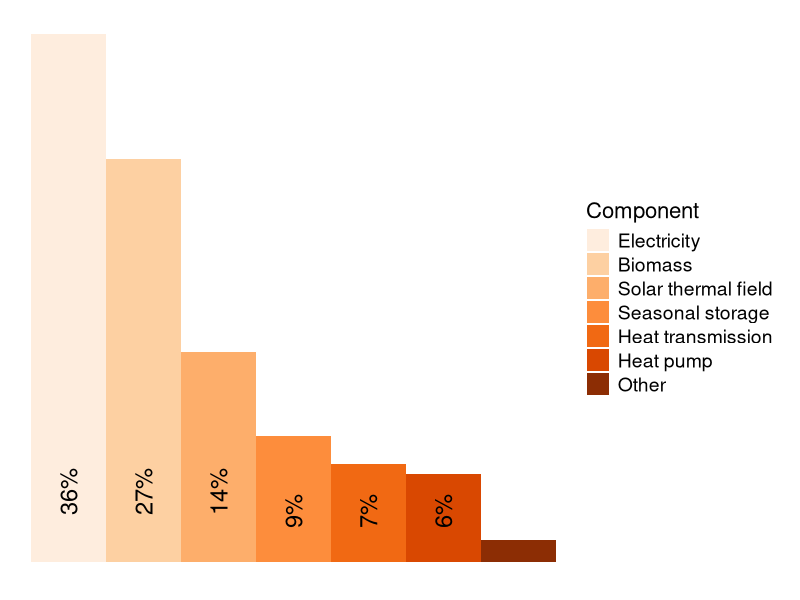
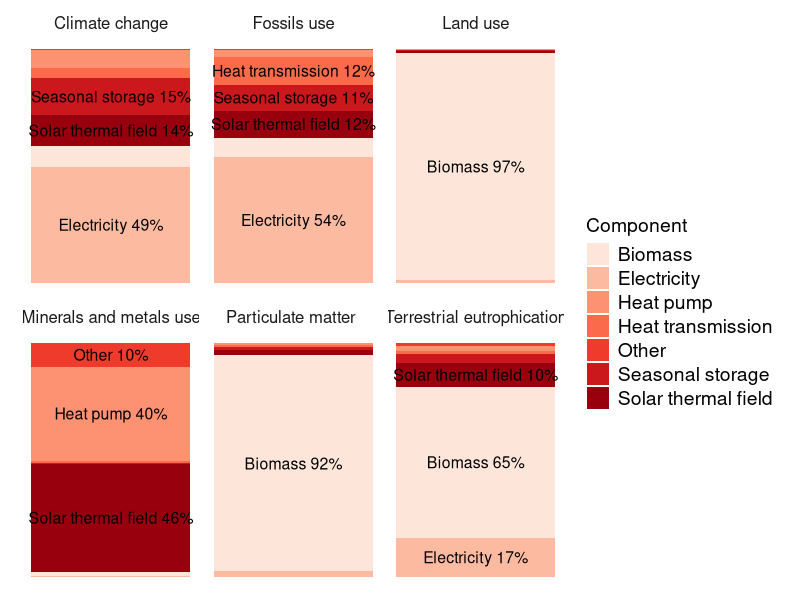
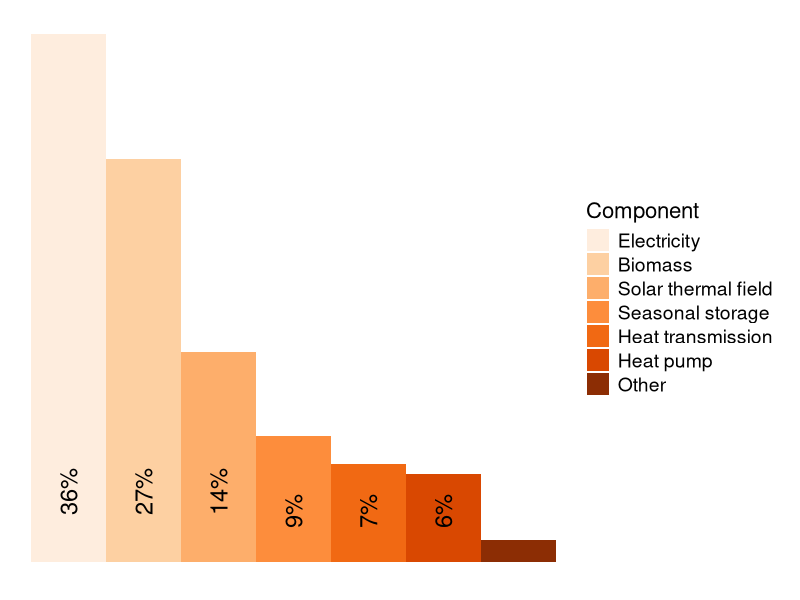
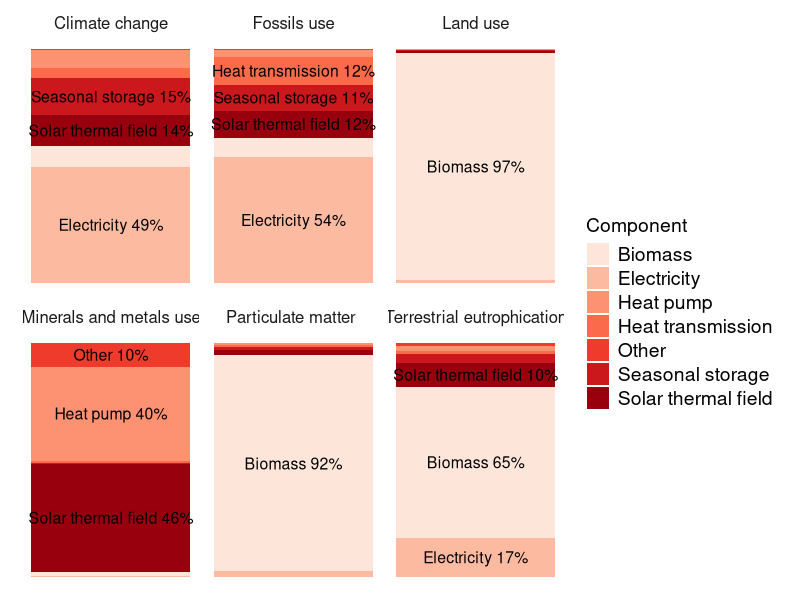

Write R code to recreate these figures, in order. (Note: this script raises an error after producing the figures.)
## ---- chunk 1
library(readr)
library(tidyr)
library(ggplot2)
library(dplyr)
library(stringr)
library(RColorBrewer)
library(ggrepel)
## ---- chunk 2
data <- read_delim("data/PWRG 1 Elke Michlmayr_ Result data for charts - Fig 2 final.csv")

data$Component <- factor(data$Component, levels = data$Component[order(data$Value, decreasing = TRUE)])

data$percentage <- data$Value / sum(data$Value) * 100
data$label <- ifelse(data$percentage >= 5, 
                     paste0(round(data$percentage, 0), "%"), 
                     data$label <- ifelse(data$percentage >= 5, 
                                          paste0(round(data$percentage, 1), "%"), 
                                          ""))

# Create the pie chart without the circle outline
ggplot(data, aes(x = Component, y = Value, fill = Component)) +
  geom_bar(stat = "identity", width = 1) +
  theme_minimal() +
  theme(axis.text.x = element_blank(),  # Hide x-axis labels
        axis.title.x = element_blank(),  # Hide x-axis title
        axis.text.y = element_blank(),  # Hide y-axis labels
        axis.title.y = element_blank(),  # Hide y-axis title
        axis.ticks = element_blank(),    # Remove axis ticks
        panel.grid = element_blank(),    # Remove grid lines
        panel.border = element_blank(),
        legend.title = element_text(size = 16),  # Title of the legend
        legend.text = element_text(size = 14),    # Items in the legend
        plot.margin = unit(c(0.2, 0.5, 0.2, 0.5), "cm")  # top, right, bottom, left
        ) +
  geom_text(aes(label = label), 
            angle = 90,
            vjust = 0.5,
            y = 0,
            hjust = -1,
            size = 6
            ) +
  scale_fill_brewer(palette = "Oranges")
ggsave("img/pwrg_solar_network_bar.png")
## ---- chunk 3
ef_level1 <- read_delim("data/PWRG 1 Elke Michlmayr_ Result data for charts - Fig 3 final.csv")[1:7, ]
long_ef_level1 <- pivot_longer(ef_level1, cols = -c("Component"), names_to = "Damage category", values_to = "Value")

df_ef <- long_ef_level1 |>
  group_by(`Damage category`) |>
  mutate(
    fraction = Value / sum(Value),
    ymax = cumsum(fraction),
    ymin = lag(ymax, default = 0),
    label_pos = (ymax + ymin) / 2,
    label = ifelse(fraction >= 0.1, paste0(Component, " ", round(fraction * 100), "%"), "")
  )

ggplot(df_ef, aes(ymax = ymax, ymin = ymin, xmax = 4, xmin = 3, fill = Component)) +
  geom_rect() +
  geom_text(aes(x = 3.5, y = label_pos, label = label), size = 4) +
  #coord_polar(theta = "y") +
  facet_wrap(~`Damage category`) +
  theme_minimal() +
  theme(axis.text.x = element_blank(),  # Hide x-axis labels
        axis.title.x = element_blank(),  # Hide x-axis title
        axis.text.y = element_blank(),  # Hide y-axis labels
        axis.title.y = element_blank(),  # Hide y-axis title        
        axis.ticks = element_blank(),    # Remove axis ticks
        plot.margin = unit(c(0.2, 0.5, 0.2, 0.5), "cm"),  # top, right, bottom, left
        legend.title = element_text(size = 14),  # Title of the legend
        legend.text = element_text(size = 14),    # Items in the legend
        strip.text = element_text(size = 12),
        panel.grid = element_blank(),    # Remove grid lines
        panel.border = element_blank())  + # Remove border
  scale_fill_brewer(palette = "Reds")
ggsave("img/pwrg_solar_ef_network_bar_faceted.png")
## ---- chunk 4
es <- read_delim("data/PWRG 1 Elke Michlmayr_ Result data for charts - Fig 4 final.csv")[1:7, ]

long_es <- pivot_longer(es, cols = -c("Impact category"), names_to = "Type", values_to = "Value")

long_es <- long_es |>
  mutate(
    Type = ifelse(Type == "DH: Geothermal heat pump", "DH: Geothermal", Type),
  )

long_es_ordered <- long_es |>
  group_by(Type) |>
  summarise(total = sum(Value)) |>
  arrange(total) |>
  pull(Type)
long_es$Type <- factor(long_es$Type, levels = long_es_ordered)

ggplot(long_es, aes(x = Type, y = Value, fill = reorder(`Impact category`, Value))) +
  geom_bar(stat = "identity", width = 0.6) +  # Use 'identity' to plot actual values
  labs(x = "",
       y = "Pt per MJ",
       fill = "Impact category") +
  scale_fill_brewer(palette = "Blues") +
  theme_minimal() +
  theme(
        legend.title = element_text(size = 14),  # Title of the legend
        legend.text = element_text(size = 14),    # Items in the legend
        plot.margin = unit(c(0.2, 0.5, 0.2, 0.5), "cm"),  # top, right, bottom, left
        axis.text.x = element_text(angle = 45, hjust = 1, size = 14),
        axis.title.y = element_text(size = 14),
        axis.text.y = element_text(size = 14),
        )
ggsave("img/pwrg_solar_es_single_score.png")
## ---- chunk 5
ef <- read_delim("data/PWRG 1 Elke Michlmayr_ Result data for charts - Fig 5 final.csv")[1:15, ]

long_ef <- pivot_longer(ef, cols = -c("Damage category", "Unit"), names_to = "Type", values_to = "Value")

long_ef_normalized <- long_ef |>
  filter(`Damage category` %in% c("Climate change", "Particulate matter", "Eutrophication, terrestrial", "Land use", "Resource use, minerals/metals", "Resource use, fossils")) |>  
  group_by(`Damage category`) |>
  mutate(
    pct = Value / max(Value) * 100,
    Type = ifelse(Type == "DH: Geothermal heat pump", "DH: Geothermal", Type),
  )
long_ef_normalized$`Damage category` <- str_wrap(long_ef_normalized$`Damage category`, width = 20)
ggplot(long_ef_normalized, aes(x = Type, y = pct, fill = Type)) +
  geom_col(width = 0.7) +
  facet_grid(rows = vars(`Damage category`), switch = "y") +
  labs(
    x = "",
    y = "Relative impact in %",
  ) +
  theme_minimal() +
  theme(
    strip.placement = "outside",
    strip.text.y.left = element_text(angle = 90, size = 7, hjust = 0.5, vjust = 0.5), 
    strip.switch.pad.grid = unit(0.5, "cm"),
    plot.margin = margin(20, 0, 20, 0),
    strip.background = element_rect(color = "black", linewidth = 0.5),
    axis.text.x = element_text(size = 10),
    axis.text.y = element_text(size = 10),
    legend.position = "none",
    legend.title = element_blank(),  # Title of the legend
    legend.text = element_blank(),    # Items in the legend
  ) +
  scale_fill_brewer(palette = "Purples") +
  coord_flip()
ggsave("img/pwrg_solar_ef_midpoints_faceted.png")
## ---- chunk 6
ef <- read_delim("data/PWRG 1 Elke Michlmayr_ Result data for charts - Fig 5 final.csv")[1:15, ]

long_ef <- pivot_longer(ef, cols = -c("Damage category", "Unit"), names_to = "Type", values_to = "Value")

long_ef_normalized <- long_ef |>
  filter(!`Damage category` %in% c("Climate change", "Particulate matter", "Eutrophication, terrestrial", "Land use", "Resource use, minerals/metals", "Resource use, fossils")) |>  
  group_by(`Damage category`) |>
  mutate(
    pct = Value / max(Value) * 100,
    Type = ifelse(Type == "DH: Geothermal heat pump", "DH: Geothermal", Type),
  )
long_ef_normalized$`Damage category` <- str_wrap(long_ef_normalized$`Damage category`, width = 20)
ggplot(long_ef_normalized, aes(x = Type, y = pct, fill = Type)) +
  geom_col(width = 0.7) +
  facet_grid(rows = vars(`Damage category`), switch = "y") +
  labs(
    x = "",
    y = "Relative impact in %",
  ) +
  theme_minimal() +
  theme(
    strip.placement = "outside",
    strip.text.y.left = element_text(angle = 90, size = 7, hjust = 0.5, vjust = 0.5), 
    strip.switch.pad.grid = unit(0.5, "cm"),
    plot.margin = margin(20, 0, 20, 0),
    strip.background = element_rect(color = "black", linewidth = 0.5),
    axis.text.x = element_text(size = 10),
    axis.text.y = element_text(size = 10),
    legend.position = "none",
    legend.title = element_blank(),  # Title of the legend
    legend.text = element_blank(),    # Items in the legend
  ) +
  scale_fill_brewer(palette = "Purples") +
  coord_flip()
ggsave("img/pwrg_solar_ef_midpoints_faceted_others.png")
## ---- chunk 7
ch <- read_delim("data/PWRG 1 Elke Michlmayr_ Result data for charts - Fig 6 final.csv")[1:9, 1:9]

long_ch <- pivot_longer(ch, cols = -c("Type"), names_to = "Year", values_to = "Value")

ggplot(long_ch, aes(x = Year, y = Value, fill = Type)) +
  geom_col() +
  theme_minimal() +
  theme(
      legend.title = element_text(size = 14),  # Title of the legend
      legend.text = element_text(size = 14),    # Items in the legend
      plot.margin = unit(c(0.2, 0.5, 0.2, 0.5), "cm"),  # top, right, bottom, left
      axis.text.x = element_text(angle = 45, hjust = 1, size = 14),
      axis.title.y = element_text(size = 14),
      axis.text.y = element_text(size = 14),
      ) +
  labs(
    x = "",
    y = "TWh",
  ) +
  scale_fill_brewer(palette = "PuBu")
ggsave("img/pwrg_solar_ch_winter.png")
## ---- chunk 8
ch <- read_delim("data/PWRG 1 Elke Michlmayr_ Result data for charts - Fig 7 final.csv")

long_ch <- pivot_longer(ch, cols = -c("Damage category", "Unit"), names_to = "Scenario", values_to = "Value")

long_ch$Scenario <- factor(long_ch$Scenario, levels = c("ENTSO-E energy mix", "Heat loss optimized with ENTSO-E", "CH future energy mix", "CH wind energy", "Heat loss optimized with CH wind energy"))

# Define baseline
baseline_category <- "ENTSO-E energy mix"
baseline_value <- long_ch |> filter(Scenario == baseline_category) |> pull(Value)

# Calculate percentage change from baseline
long_ch <- long_ch |>
  mutate(
    pct_change = (Value - baseline_value) / baseline_value * 100,
    label = ifelse(Scenario == baseline_category, "Baseline", sprintf("%+.f%%", pct_change))
  )

ggplot(long_ch, aes(x = Scenario, y = Value, fill = Scenario)) +
  geom_col() +
  geom_text(aes(label = label), vjust = -0.5) +
  geom_hline(yintercept = baseline_value, linetype = "dashed", color = "black", size = 0.8) +
  theme_minimal() +
  theme(
      legend.title = element_text(size = 14),  # Title of the legend
      legend.text = element_text(size = 14),    # Items in the legend
      plot.margin = unit(c(0.5, 0.5, 0.2, 0.5), "cm"),  # top, right, bottom, left
      axis.text.x = element_blank(),  # Hide x-axis labels
      axis.title.y = element_text(size = 14),
      axis.text.y = element_text(size = 14),
      ) +
  labs(
    x = "",
    y = expression("Pt per MJ of heat"),
  ) +
  scale_fill_brewer(palette = "YlGn")
ggsave("img/combined.png")
